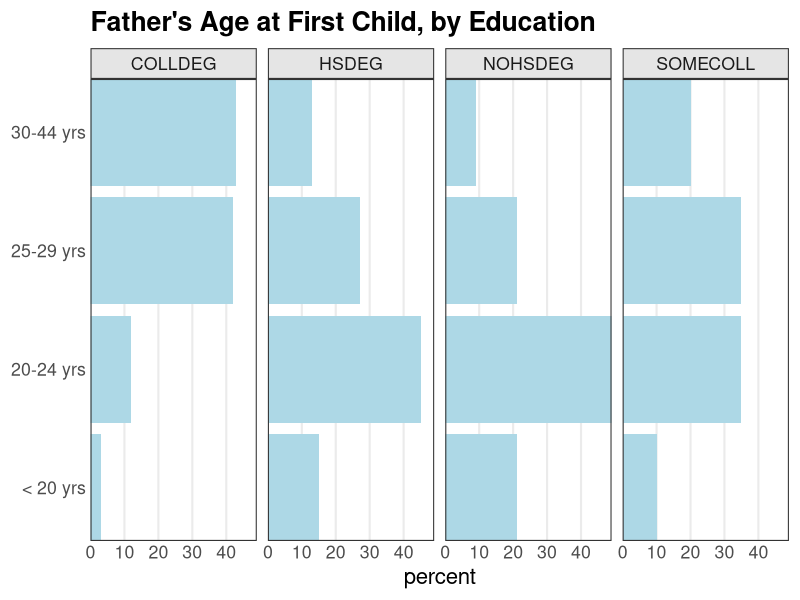

The R source for this figure:
## ----panelpercent, fig.width = 7, fig.height = 3----
library(ggplot2)
library(tidyr)
fathers <- read.table("fathers.txt")
data <- gather(fathers, key = EDUCATION, value = PERCENT,
               -AGE)
levels(data$EDUCATION) <- c("No H.S. degree", "H.S. degree",
                            "Some college", "College degree")
g <- ggplot(data, aes(x = AGE, y = PERCENT))
g + geom_bar(stat = "identity", fill = "lightblue") +
    coord_flip(expand = FALSE) +
    facet_grid(.~EDUCATION) + theme_bw(16) +
    theme(axis.line = element_blank(),
          axis.ticks.length = unit(0, "cm"),
          panel.grid.major.y = element_blank(),
          panel.grid.minor = element_blank(),
          strip.background = element_rect(fill="grey90"),
          strip.text.x =
              element_text(margin = margin(t = 5, b= 5)),
          plot.title = element_text(face = "bold")) +
    ggtitle("Father's Age at First Child, by Education") +
    xlab(NULL) + ylab("percent")

